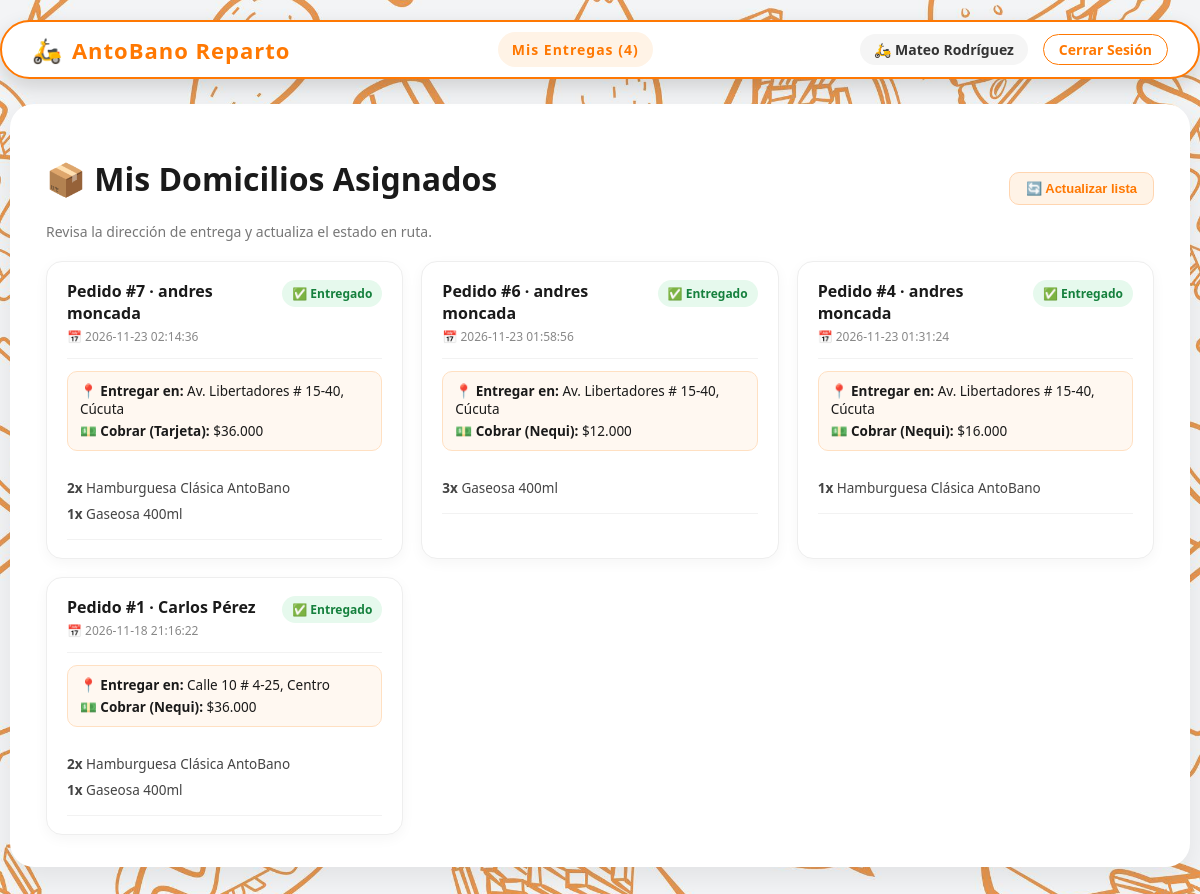
The app's page /codigo_2026-11-22/repartidor.php (signed in) with its own data.
### tables this page shows
CREATE TABLE `pedidos` (
  `id_pedido` int(11) NOT NULL AUTO_INCREMENT,
  `id_cliente` int(11) NOT NULL,
  `id_domiciliario` int(11) DEFAULT NULL,
  `direccion_entrega` varchar(200) NOT NULL,
  `metodo_pago` enum('efectivo','nequi','daviplata','tarjeta') NOT NULL DEFAULT 'efectivo',
  `estado` enum('pendiente','preparando','en_camino','entregado','cancelado') NOT NULL DEFAULT 'pendiente',
  `total` decimal(10,2) NOT NULL DEFAULT 0.00,
  `fecha_pedido` timestamp NOT NULL DEFAULT current_timestamp(),
  PRIMARY KEY (`id_pedido`),
  KEY `fk_pedido_cliente` (`id_cliente`),
  KEY `fk_pedido_domiciliario` (`id_domiciliario`),
  CONSTRAINT `fk_pedido_cliente` FOREIGN KEY (`id_cliente`) REFERENCES `usuarios` (`id_usuario`) ON UPDATE CASCADE,
  CONSTRAINT `fk_pedido_domiciliario` FOREIGN KEY (`id_domiciliario`) REFERENCES `usuarios` (`id_usuario`) ON DELETE SET NULL ON UPDATE CASCADE
);

CREATE TABLE `usuarios` (
  `id_usuario` int(11) NOT NULL AUTO_INCREMENT,
  `nombre` varchar(100) NOT NULL,
  `correo` varchar(120) NOT NULL,
  `telefono` varchar(20) DEFAULT NULL,
  `contrasena` varchar(255) NOT NULL,
  `direccion_principal` varchar(200) DEFAULT NULL,
  `rol` enum('cliente','domiciliario','administrador') NOT NULL DEFAULT 'cliente',
  `fecha_registro` timestamp NOT NULL DEFAULT current_timestamp(),
  PRIMARY KEY (`id_usuario`),
  UNIQUE KEY `correo` (`correo`)
);

CREATE TABLE `detalle_pedido` (
  `id_detalle` int(11) NOT NULL AUTO_INCREMENT,
  `id_pedido` int(11) NOT NULL,
  `id_producto` int(11) NOT NULL,
  `cantidad` int(11) NOT NULL CHECK (`cantidad` > 0),
  `precio_unitario` decimal(10,2) NOT NULL,
  `subtotal` decimal(10,2) NOT NULL,
  PRIMARY KEY (`id_detalle`),
  KEY `fk_detalle_pedido` (`id_pedido`),
  KEY `fk_detalle_producto` (`id_producto`),
  CONSTRAINT `fk_detalle_pedido` FOREIGN KEY (`id_pedido`) REFERENCES `pedidos` (`id_pedido`) ON DELETE CASCADE ON UPDATE CASCADE,
  CONSTRAINT `fk_detalle_producto` FOREIGN KEY (`id_producto`) REFERENCES `productos` (`id_producto`) ON UPDATE CASCADE
);

CREATE TABLE `productos` (
  `id_producto` int(11) NOT NULL AUTO_INCREMENT,
  `id_categoria` int(11) NOT NULL,
  `nombre` varchar(100) NOT NULL,
  `descripcion` text DEFAULT NULL,
  `precio` decimal(10,2) NOT NULL,
  `disponible` tinyint(1) NOT NULL DEFAULT 1,
  PRIMARY KEY (`id_producto`),
  KEY `fk_producto_categoria` (`id_categoria`),
  CONSTRAINT `fk_producto_categoria` FOREIGN KEY (`id_categoria`) REFERENCES `categorias` (`id_categoria`) ON UPDATE CASCADE
);

### codigo_2026-11-22/repartidor.php (the view, shortened to what this page needs)
<?php
require 'conexion.php';
$nombre_repartidor = htmlspecialchars($_SESSION['usuario']);
$id_domiciliario = (int) $_SESSION['id_usuario'];
$entregas = [];
$stmtEnt = $conexion->prepare("SELECT p.*, u.nombre AS nombre_cliente
                               FROM pedidos p
                               INNER JOIN usuarios u ON p.id_cliente = u.id_usuario
                               WHERE p.id_domiciliario = ?
                               ORDER BY p.id_pedido DESC");
$stmtEnt->bind_param("i", $id_domiciliario);
$stmtEnt->execute();
$resEnt = $stmtEnt->get_result();
while ($ped = $resEnt->fetch_assoc()) {
    $id_p = (int) $ped['id_pedido'];
    $ped['platos'] = [];
    $resDet = $conexion->query("SELECT d.cantidad, pr.nombre FROM detalle_pedido d INNER JOIN productos pr ON d.id_producto = pr.id_producto WHERE d.id_pedido = $id_p");
    while ($det = $resDet->fetch_assoc()) {
        $ped['platos'][] = $det;
    }
    $entregas[] = $ped;
}
$textosEstado = [
    'pendiente'  => '🕒 Pendiente',
    'preparando' => '👨‍🍳 Preparando en cocina',
    'en_camino'  => '🛵 En camino',
    'entregado'  => '✅ Entregado',
    'cancelado'  => '❌ Cancelado'
];
?>
<!DOCTYPE html>
<html lang="es">
<head>
    <link rel="stylesheet" href="style.css?v=12">
</head>
<body>
    <header class="navbar">
        <a href="repartidor.php" class="logo">
            <span class="icono-burger">🛵</span>
            <h2>AntoBano Reparto</h2>
        </a>
        <nav class="nav-links">
            <a href="repartidor.php" class="activo">Mis Entregas (<?php echo count($entregas); ?>)</a>
        </nav>
        <div class="menu-derecho">
            <span class="saludo-usuario">🛵 <?php echo $nombre_repartidor; ?></span>
            <a href="cerrar_sesion.php" class="btn-cerrar-sesion">Cerrar Sesión</a>
        </div>
    </header>
    <main class="contenedor-rappi">
        <div class="cabecera-populares">
            <div>
                <h1>📦 Mis Domicilios Asignados</h1>
                <p>Revisa la dirección de entrega y actualiza el estado en ruta.</p>
            </div>
            <button type="button" class="btn-refrescar" onclick="window.location.reload()">🔄 Actualizar lista</button>
        </div>
        <?php if (empty($entregas)): ?>
            <div class="sin-pedidos">
                No tienes domicilios asignados en este momento. Cuando el restaurante te asigne uno, aparecerá aquí.
            </div>
        <?php else: ?>
            <div class="lista-mis-pedidos">
                <?php foreach ($entregas as $ped):
                    $est = $ped['estado'];
                    $etiqueta = $textosEstado[$est] ?? $est;
                ?>
                <article class="tarjeta-pedido">
                    <div class="pedido-encabezado">
                        <div>
                            <strong>Pedido #<?php echo (int)$ped['id_pedido']; ?> · <?php echo htmlspecialchars($ped['nombre_cliente']); ?></strong>
                            <small>📅 <?php echo htmlspecialchars($ped['fecha_pedido']); ?></small>
                        </div>
                        <span class="badge-estado estado-<?php echo htmlspecialchars($est); ?>"><?php echo $etiqueta; ?></span>
                    </div>
                    <div style="background:#fff8f1; border:1px solid #ffe0c2; border-radius:10px; padding:10px 12px; margin:12px 0; font-size:13.5px;">
                        <div>📍 <strong>Entregar en:</strong> <?php echo htmlspecialchars($ped['direccion_entrega']); ?></div>
                        <div style="margin-top:4px;">💵 <strong>Cobrar (<?php echo ucfirst(htmlspecialchars($ped['metodo_pago'])); ?>):</strong> $<?php echo number_format((float)$ped['total'], 0, ',', '.'); ?></div>
                    </div>
                    <ul class="pedido-items">
                        <?php foreach ($ped['platos'] as $plato): ?>
                            <li>
                                <span><strong><?php echo (int)$plato['cantidad']; ?>x</strong> <?php echo htmlspecialchars($plato['nombre']); ?></span>
                            </li>
                        <?php endforeach; ?>
                    </ul>
                </article>
                <?php endforeach; ?>
            </div>
        <?php endif; ?>
    </main>
</body>
</html>

### codigo_2026-11-22/style.css (style rules this page uses)
* { box-sizing: border-box; }
body { background-image: url('bg.png'); background-size: cover; background-repeat: no-repeat; background-attachment: fixed; background-position: center; font-family: 'Segoe UI', Tahoma, Geneva, Verdana, sans-serif; background-color: #ffffff; color: #1a1a1a; margin: 0; }
.navbar { background-color: #ffffff; padding: 10px 30px; display: flex; justify-content: space-between; align-items: center; box-shadow: 0 8px 20px rgba(0, 0, 0, 0.15); margin: 20px; border-radius: 50px; border: 2px solid #FF7802; }
.logo { display: flex; align-items: center; gap: 10px; }
.icono-burger { font-size: 24px; }
.logo h2 { color: #FF7802; margin: 0; font-size: 22px; letter-spacing: 1px; }
.nav-links { display: flex; flex-direction: row; align-items: center; gap: 30px; }
.nav-links a { color: #1a1a1a; text-decoration: none; font-weight: bold; font-size: 14px; letter-spacing: 1px; transition: color 0.3s ease; }
.menu-derecho { display: flex; align-items: center; gap: 15px; }
.btn-cerrar-sesion { color: #FF7802; padding: 5px 15px; border: 1px solid #FF7802; border-radius: 20px; font-size: 14px; font-weight: bold; text-decoration: none; transition: all 0.3s ease; }
.navbar { position: sticky; top: 15px; z-index: 100; max-width: 1200px; margin: 20px auto; }
.logo { text-decoration: none; }
.nav-links a { padding: 8px 14px; border-radius: 20px; transition: all 0.25s ease; }
.nav-links a.activo, .nav-links a:hover { background-color: #fff3e6; color: #FF7802; }
.saludo-usuario { font-size: 14px; font-weight: bold; color: #333333; background-color: #f5f5f5; padding: 6px 14px; border-radius: 20px; }
.contenedor-rappi { max-width: 1180px; margin: 25px auto 50px auto; background-color: #ffffff; padding: 32px 36px; border-radius: 24px; box-shadow: 0 10px 30px rgba(0, 0, 0, 0.08); }
.cabecera-populares { display: flex; justify-content: space-between; align-items: center; flex-wrap: wrap; gap: 12px; margin-bottom: 20px; }
.cabecera-populares p { margin: 0; font-size: 14px; color: #777777; }
html { scroll-behavior: smooth; }
.btn-refrescar { background-color: #fff3e6; color: #FF7802; border: 1.5px solid #ffd5b0; padding: 8px 16px; border-radius: 10px; font-size: 13px; font-weight: bold; cursor: pointer; width: auto; margin: 0; }
.lista-mis-pedidos { display: grid; grid-template-columns: repeat(auto-fill, minmax(340px, 1fr)); gap: 18px; }
.tarjeta-pedido { background-color: #ffffff; border: 1.5px solid #eeeeee; border-radius: 16px; padding: 18px 20px; box-shadow: 0 4px 14px rgba(0, 0, 0, 0.04); }
.pedido-encabezado { display: flex; justify-content: space-between; align-items: flex-start; gap: 10px; padding-bottom: 12px; border-bottom: 1px solid #f2f2f2; }
.pedido-encabezado strong { display: block; font-size: 16px; color: #1a1a1a; }
.pedido-encabezado small { color: #888888; font-size: 12px; }
.badge-estado { padding: 5px 10px; border-radius: 20px; font-size: 12px; font-weight: bold; white-space: nowrap; }
.estado-entregado { background-color: #e6f9ed; color: #15803d; }
.pedido-items { list-style: none; padding: 12px 0; margin: 0; border-bottom: 1px solid #f2f2f2; }
.pedido-items li { display: flex; justify-content: space-between; font-size: 13.5px; color: #444444; padding: 4px 0; }

### records on screen
pedidos: id_pedido "7", id_cliente.nombre "andres moncada", fecha_pedido "2026-11-23 02:14:36", estado "✅ Entregado", direccion_entrega "Av. Libertadores # 15-40, Cúcuta", metodo_pago "Tarjeta", total "36.000"
detalle_pedido: cantidad "2", id_producto.nombre "Hamburguesa Clásica AntoBano"
detalle_pedido: cantidad "1", id_producto.nombre "Gaseosa 400ml"
pedidos: id_pedido "6", id_cliente.nombre "andres moncada", fecha_pedido "2026-11-23 01:58:56", estado "✅ Entregado", direccion_entrega "Av. Libertadores # 15-40, Cúcuta", metodo_pago "Nequi", total "12.000"
detalle_pedido: cantidad "3", id_producto.nombre "Gaseosa 400ml"
pedidos: id_pedido "4", id_cliente.nombre "andres moncada", fecha_pedido "2026-11-23 01:31:24", estado "✅ Entregado", direccion_entrega "Av. Libertadores # 15-40, Cúcuta", metodo_pago "Nequi", total "16.000"
detalle_pedido: cantidad "1", id_producto.nombre "Hamburguesa Clásica AntoBano"
pedidos: id_pedido "1", id_cliente.nombre "Carlos Pérez", fecha_pedido "2026-11-18 21:16:22", estado "✅ Entregado", direccion_entrega "Calle 10 # 4-25, Centro", metodo_pago "Nequi", total "36.000"

### other values on screen
count($entregas) "4"
$nombre_repartidor "Mateo Rodríguez"
